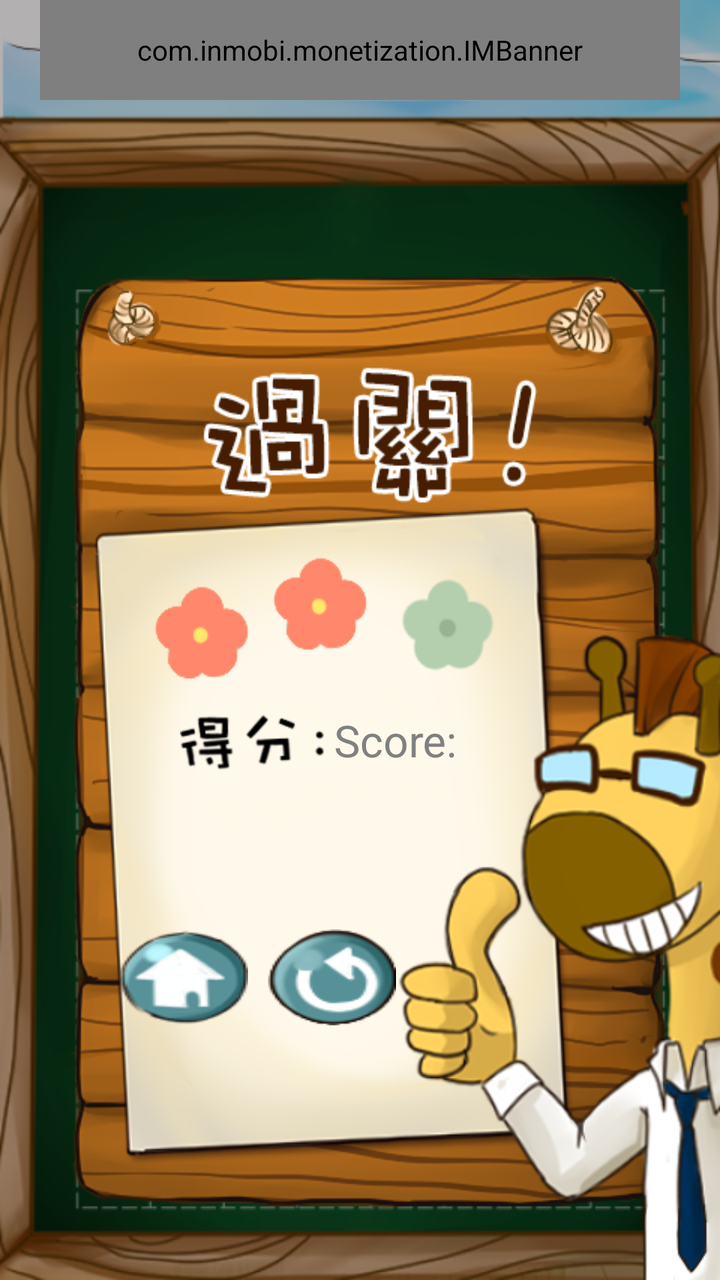
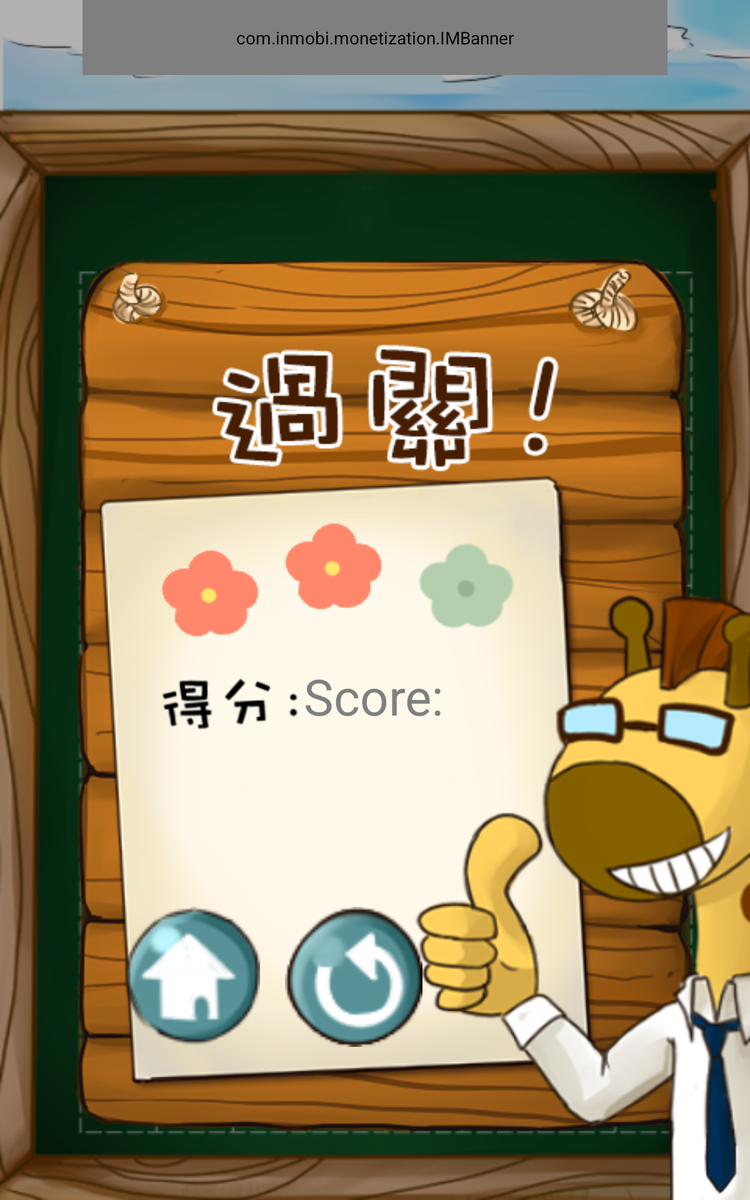

One screen, two layout resources from the same app: the default and the repository's alternative for another configuration. Each is rendered where Android would select it; the XML of both is given below.
<!-- AndroidManifest.xml: application theme AppTheme -->
<!-- res/layout/activity_result.xml -->
<?xml version="1.0" encoding="utf-8"?>
<RelativeLayout xmlns:android="http://schemas.android.com/apk/res/android"
    android:id="@+id/resultrl"
    android:layout_width="match_parent"
    android:layout_height="match_parent"
    android:background="@drawable/bg_result_2" >
    
    <RelativeLayout 
   		android:layout_width="wrap_content"
    	android:layout_height="wrap_content"
    	android:layout_centerHorizontal="true"
    	android:layout_centerVertical="true" >    

        <TextView
            android:id="@+id/rstv"
            android:layout_height="230dp"
            android:layout_width="240dp"
            android:layout_centerHorizontal="true"/>

	    <TextView
	        android:id="@+id/scinfo"
	        android:layout_width="wrap_content"
	        android:layout_height="wrap_content"
	        android:layout_below="@+id/rstv"
            android:layout_marginLeft="30dp"
            android:background="@drawable/bg_result_score"/>

	    <TextView
	        android:id="@+id/score"
	        android:layout_width="wrap_content"
	        android:layout_height="wrap_content"
	        android:layout_alignBottom="@+id/scinfo"
	        android:layout_marginLeft="5dp"
	        android:layout_toRightOf="@+id/scinfo"
	        android:hint="@string/score"
	        android:textAppearance="?android:attr/textAppearanceLarge" />

        <TextView
            android:id="@+id/knowledge"
            android:layout_width="wrap_content"
            android:layout_height="wrap_content"
            android:layout_below="@+id/scinfo"
            android:layout_marginTop="10dp"
            android:text=""
            android:textAppearance="?android:attr/textAppearanceLarge" />

	    <Button
	        android:id="@+id/jp_exit"
	        android:layout_width="wrap_content"
	        android:layout_height="wrap_content"
            android:layout_below="@+id/scinfo"
            android:layout_marginTop="80dp"
	        android:background="@drawable/btn_result_exit" />

	    <Button
	        android:id="@+id/jp_next"
	        android:layout_width="wrap_content"
	        android:layout_height="wrap_content"
	        android:layout_toRightOf="@+id/jp_exit"
            android:layout_marginLeft="10dp"
            android:layout_alignBottom="@+id/jp_exit"
	        android:background="@drawable/btn_result_again" />

	    <TextView
	        android:id="@+id/results"
	        android:layout_width="wrap_content"
	        android:layout_height="wrap_content"
	        android:layout_alignParentTop="true"
	        android:hint="@string/result"
	        android:textAppearance="?android:attr/textAppearanceLarge"
	        android:textSize="42sp"
            android:visibility="gone"/>
	    
	</RelativeLayout>

    <RelativeLayout
        android:id="@+id/ad_container"
        android:layout_width="fill_parent"
        android:layout_height="wrap_content"
        android:layout_alignParentTop="true"
        android:orientation="vertical">

        <com.inmobi.monetization.IMBanner
            android:id="@+id/banner"
            android:layout_width="320dp"
            android:layout_height="50dp"
            android:background="@drawable/bg_imbanner"
            android:layout_centerHorizontal="true"
            adSize="15"
            appId="@string/resID" />

    </RelativeLayout>
	    
</RelativeLayout>
<!-- resources referenced by this layout -->
<resources>
  <!-- drawable bg_imbanner: png bitmap (drawable-hdpi, 1144 bytes) -->
  <!-- drawable bg_result_2: png bitmap (drawable-hdpi, 304324 bytes) -->
  <!-- drawable bg_result_score: png bitmap (drawable-hdpi, 2368 bytes) -->
  <!-- drawable btn_result_again (drawable) -->
  <?xml version="1.0" encoding="utf-8"?>
  <selector xmlns:android="http://schemas.android.com/apk/res/android" >
      <item android:state_pressed="true" android:drawable="@drawable/btn_result_again_1" />
  	<item android:state_focused="true" android:drawable="@drawable/btn_result_again_1" />
  	<item android:drawable="@drawable/btn_result_again_0" />
  </selector>
  <!-- drawable btn_result_exit (drawable) -->
  <?xml version="1.0" encoding="utf-8"?>
  <selector xmlns:android="http://schemas.android.com/apk/res/android" >
      <item android:state_pressed="true" android:drawable="@drawable/btn_result_exit_1" />
  	<item android:state_focused="true" android:drawable="@drawable/btn_result_exit_1" />
  	<item android:drawable="@drawable/btn_result_exit_0" />
  </selector>
  <string name="resID">0382835f8bf042f1975dcb1e24aa294c</string>
  <string name="result">Results </string>
  <string name="score">Score: </string>
  <style name="AppTheme" parent="AppBaseTheme">
          
      </style>
  <!-- drawable btn_result_again_1: png bitmap (drawable-hdpi, 4949 bytes) -->
  <!-- drawable btn_result_again_0: png bitmap (drawable-hdpi, 5308 bytes) -->
  <!-- drawable btn_result_exit_1: png bitmap (drawable-hdpi, 4663 bytes) -->
  <!-- drawable btn_result_exit_0: png bitmap (drawable-hdpi, 5002 bytes) -->
  <!-- from res/values-v11/ -->
  <style name="AppBaseTheme" parent="android:Theme.Holo.Light">
          
      </style>
</resources>
<!-- res/layout-large/activity_result.xml (the repository's variant of the layout above) -->
<!-- drawn on a 7-inch tablet held upright -->
<?xml version="1.0" encoding="utf-8"?>
<RelativeLayout xmlns:android="http://schemas.android.com/apk/res/android"
    android:id="@+id/resultrl"
    android:layout_width="match_parent"
    android:layout_height="match_parent"
    android:background="@drawable/bg_result_2" >
    
    <RelativeLayout 
   		android:layout_width="wrap_content"
    	android:layout_height="wrap_content"
    	android:layout_centerHorizontal="true"
    	android:layout_centerVertical="true" >    

        <TextView
            android:id="@+id/rstv"
            android:layout_height="420dp"
            android:layout_width="400dp"
            android:layout_centerHorizontal="true"/>

	    <TextView
	        android:id="@+id/scinfo"
	        android:layout_width="108dp"
	        android:layout_height="41dp"
	        android:layout_below="@+id/rstv"
            android:layout_marginLeft="30dp"
            android:background="@drawable/bg_result_score"/>

	    <TextView
	        android:id="@+id/score"
	        android:layout_width="wrap_content"
	        android:layout_height="wrap_content"
	        android:layout_alignBottom="@+id/scinfo"
	        android:layout_marginLeft="5dp"
	        android:layout_toRightOf="@+id/scinfo"
	        android:hint="@string/score"
	        android:textSize="40sp" />

	    <Button
	        android:id="@+id/jp_exit"
	        android:layout_width="108dp"
	        android:layout_height="114dp"
            android:layout_below="@+id/scinfo"
            android:layout_marginTop="140dp"
	        android:background="@drawable/btn_result_exit" />

	    <Button
	        android:id="@+id/jp_next"
	        android:layout_width="110dp"
	        android:layout_height="112dp"
	        android:layout_toRightOf="@+id/jp_exit"
            android:layout_marginLeft="20dp"
            android:layout_alignBottom="@+id/jp_exit"
	        android:background="@drawable/btn_result_again" />

	    <TextView
	        android:id="@+id/results"
	        android:layout_width="wrap_content"
	        android:layout_height="wrap_content"
	        android:layout_alignParentTop="true"
	        android:hint="@string/result"
	        android:textAppearance="?android:attr/textAppearanceLarge"
	        android:textSize="42sp"
            android:visibility="gone"/>
	    
	</RelativeLayout>

    <RelativeLayout
        android:id="@+id/ad_container"
        android:layout_width="fill_parent"
        android:layout_height="wrap_content"
        android:layout_alignParentTop="true"
        android:orientation="vertical">

        <com.inmobi.monetization.IMBanner
            android:id="@+id/banner"
            android:layout_width="468dp"
            android:layout_height="60dp"
            android:background="@drawable/bg_imbanner"
            android:layout_centerHorizontal="true"
            adSize="12"
            appId="@string/resID" />

    </RelativeLayout>
	    
</RelativeLayout>
